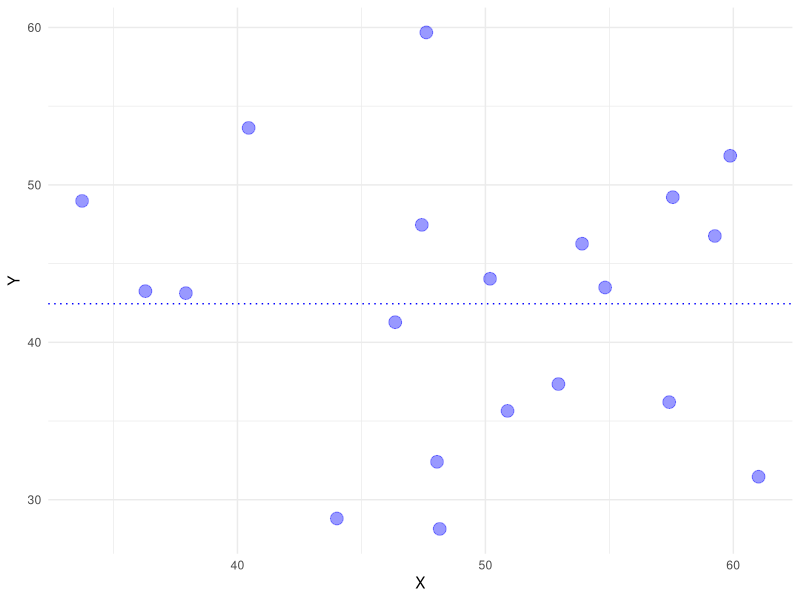
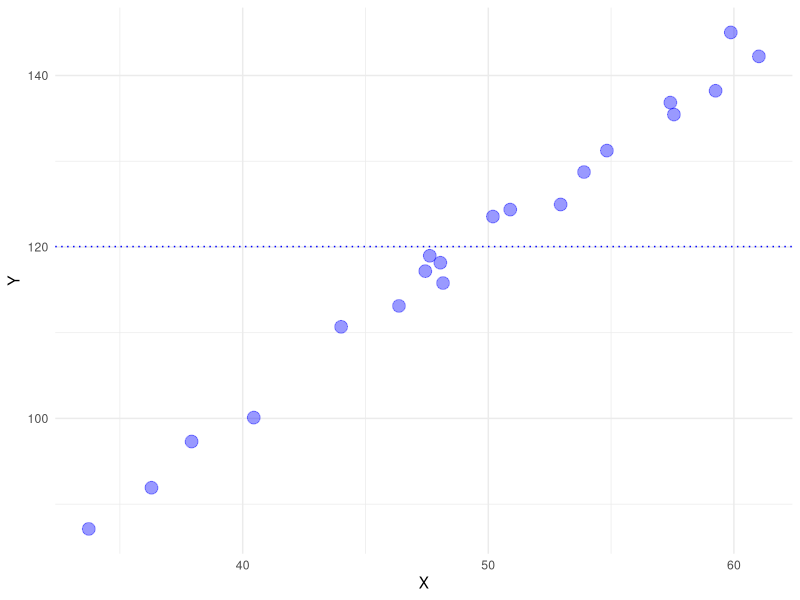
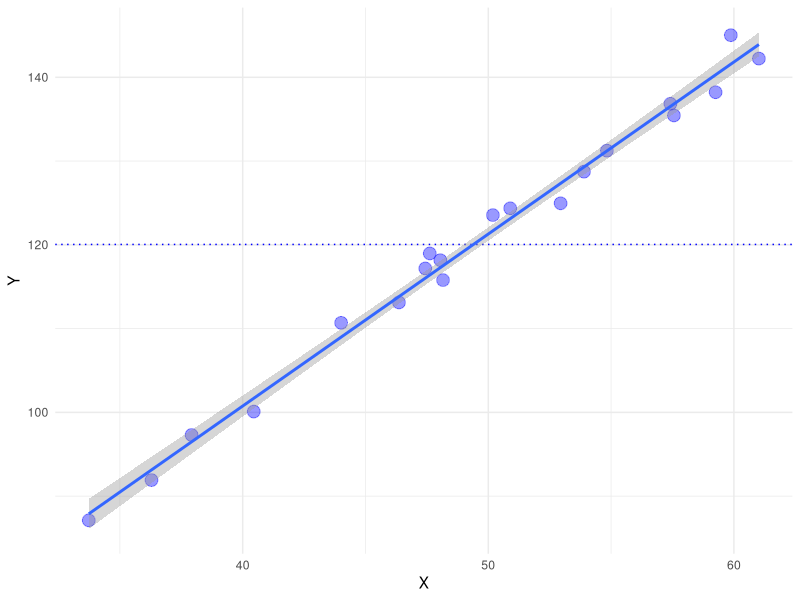
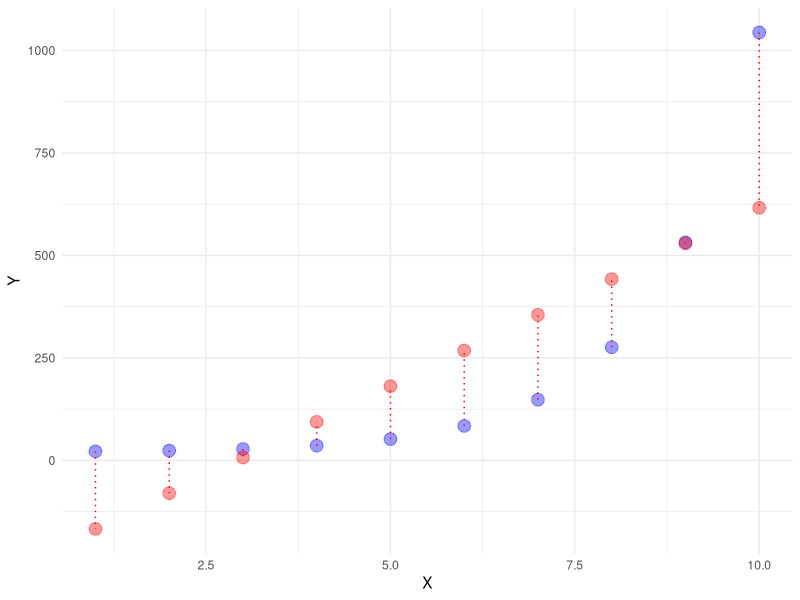
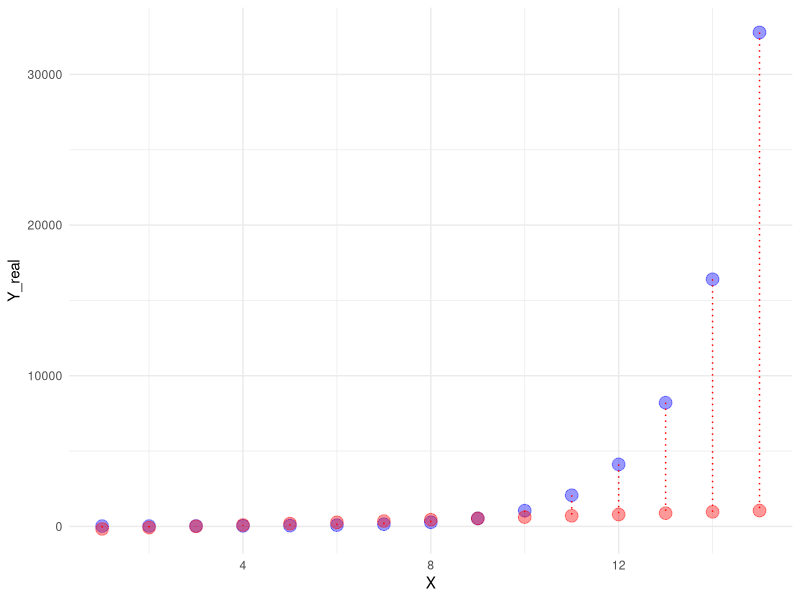
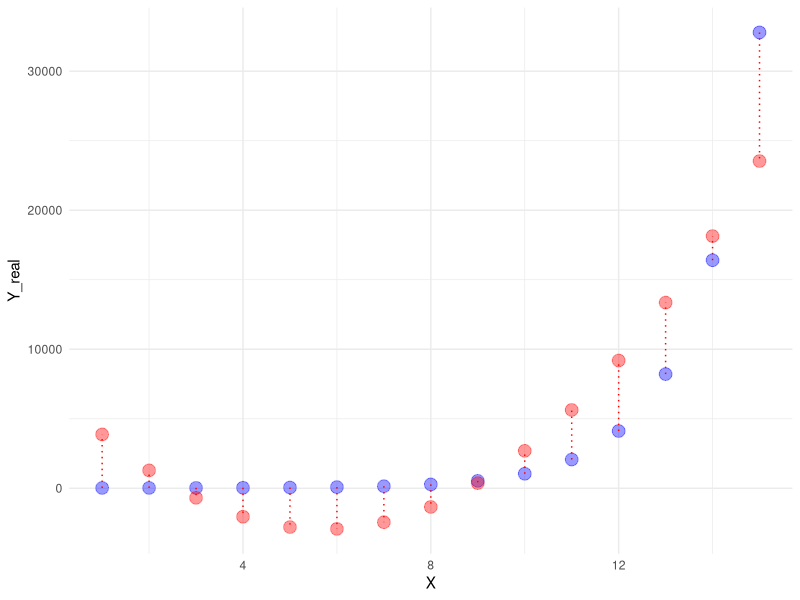
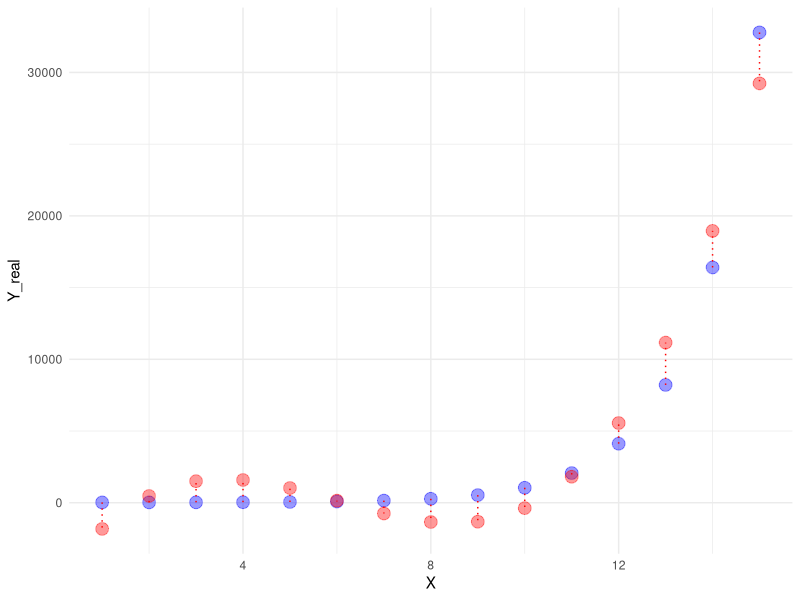
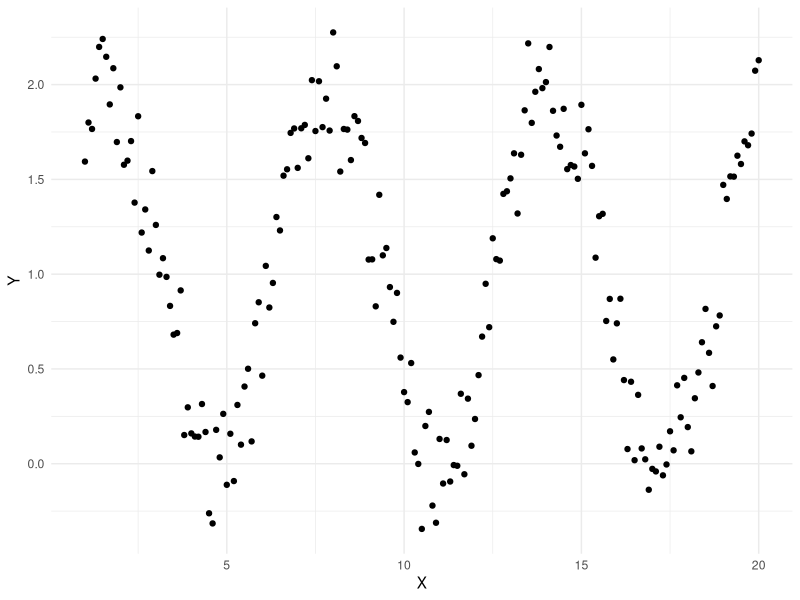

These charts were generated, in order, by the following R code:
## ---- chunk 1
knitr::opts_chunk$set(echo = TRUE, dpi=300)
## ---- chunk 2
library(tidyverse)
set.seed(10)
## ---- chunk 3
X = rnorm(n=20, mean=50, sd=10)
Y = rnorm(n=20, mean=50, sd=10)
df_random_example = data.frame(X, Y)

df_random_example %>%
  ggplot(aes(x = X,
             y = Y)) +
  geom_point(alpha = .4, color = "blue", size = 4) +
  geom_hline(yintercept = mean(df_random_example$Y), linetype = "dotted",
             color = "blue") +
  theme_minimal()

## ---- chunk 4
Y = 20 + X * 2 + rnorm(n=20, mean=1, sd = 2)
df_linear = data.frame(X, Y)

df_linear %>%
  ggplot(aes(x = X,
             y = Y)) +
  geom_point(alpha = .4, color = "blue", size = 4) +
  geom_hline(yintercept = mean(df_linear$Y), linetype = "dotted",
             color = "blue") +
  theme_minimal()
## ---- chunk 5
df_linear %>%
  ggplot(aes(x = X,
             y = Y)) +
  geom_point(alpha = .4, color = "blue", size = 4) +
  geom_hline(yintercept = mean(df_linear$Y), linetype = "dotted",
             color = "blue") +
  geom_smooth(method = "lm") +
  theme_minimal()
## ---- chunk 6
y_pred1 = rep(mean(Y), length(Y))
rss_1 = sum((y_pred1 - Y)**2)
rss_1

linear_model = lm(data = df_linear, Y ~ X)
y_pred2 = predict(linear_model)
rss_2 = sum((y_pred2 - Y)**2)
rss_2
## ---- chunk 7
X = c(1:10)
Y = 2**X + 20
  
df_exponential = data.frame(X, Y)

procrustean_model = lm(data = df_exponential, Y ~ X)
df_exponential$predicted = predict(procrustean_model)

df_exponential %>%
  ggplot(aes(x = X,
             y = Y)) +
  geom_point(size = 4, alpha = .4, color = "blue") +
  geom_point(aes(x = X, y = predicted), size = 4, alpha = .4, color = "red") +
  geom_segment(aes(xend = X, yend = predicted), color = "red", linetype = "dotted") +
  theme_minimal()
  
## ---- chunk 8
X = c(1:15)
Y_real = 2**X + 20

df_exp2 = data.frame(X, Y_real)
df_exp2$predicted = predict(procrustean_model, df_exp2)

## ---- chunk 9
df_exp2 %>%
  ggplot(aes(x = X,
             y = Y_real)) +
  geom_point(size = 4, alpha = .4, color = "blue") +
  geom_point(aes(x = X, y = predicted), size = 4, alpha = .4, color = "red") +
  geom_segment(aes(xend = X, yend = predicted), color = "red", linetype = "dotted") +
  theme_minimal()
## ---- chunk 10
m_poly = lm(data = df_exp2,
            Y_real ~ poly(X, degree=2, raw=TRUE))
summary(m_poly)
## ---- chunk 11

df_exp2$predicted = predict(m_poly)

df_exp2 %>%
  ggplot(aes(x = X,
             y = Y_real)) +
  geom_point(size = 4, alpha = .4, color = "blue") +
  geom_point(aes(x = X, y = predicted), size = 4, alpha = .4, color = "red") +
  geom_segment(aes(xend = X, yend = predicted), color = "red", linetype = "dotted") +
  theme_minimal()
## ---- chunk 12
m_poly = lm(data = df_exp2,
            Y_real ~ poly(X, degree=3, raw=TRUE))
summary(m_poly)

df_exp2$predicted = predict(m_poly)

df_exp2 %>%
  ggplot(aes(x = X,
             y = Y_real)) +
  geom_point(size = 4, alpha = .4, color = "blue") +
  geom_point(aes(x = X, y = predicted), size = 4, alpha = .4, color = "red") +
  geom_segment(aes(xend = X, yend = predicted), color = "red", linetype = "dotted") +
  theme_minimal()
## ---- chunk 13
X = seq(1, 20, by=.1)
Y = sin(X) + rnorm(n=length(X), mean=1, sd=.2)

df_sine = data.frame(X, Y)
df_sine %>%
  ggplot(aes(x = X,
             y = Y)) +
  geom_point() +
  theme_minimal()
## ---- chunk 14
m_poly = lm(data = df_sine,
            Y ~ poly(X, degree=8, raw=TRUE))

df_sine$predicted = predict(m_poly)

df_sine %>%
  ggplot(aes(x = X,
             y = Y)) +
  geom_point() +
  geom_line(aes(x = X, y = predicted), color = "red") +
  # geom_point(aes(x = X, y = predicted), alpha = .4, color = "red") +
  geom_segment(aes(xend = X, yend = predicted), color = "red", linetype = "dotted") +
  theme_minimal()
## ---- chunk 15

X = seq(0, 20, .5)
Y_true = X
Y_s1 = Y_true + rnorm(n=length(X), mean = 0, sd = 5)

df_noise = data.frame(X, Y_true, Y_s1)

df_noise %>%
  ggplot(aes(x = X,
             y = Y_s1)) +
  geom_point() +
  geom_line(aes(x = X, y = Y_true), color = "blue", alpha = .4) +
  theme_minimal()
## ---- chunk 16
m_poly = lm(data = df_noise,
            Y_s1 ~ poly(X, degree=10, raw=TRUE))

df_noise$predicted = predict(m_poly)

## ---- chunk 17

df_noise %>%
  ggplot(aes(x = X,
             y = Y_s1)) +
  geom_point() +
  geom_line(aes(x = X, y = predicted), color = "red") +
  geom_line(aes(x = X, y = Y_true), color = "blue", alpha = .4) +
  # scale_y_continuous(limits = c(-200, 800)) +
  # geom_point(aes(x = X, y = predicted), alpha = .4, color = "red") +
  # geom_segment(aes(xend = X, yend = predicted), color = "red", linetype = "dotted") +
  theme_minimal()

## ---- chunk 18
df_noise$Y_s2 = Y_true + rnorm(n=length(X), mean = 0, sd = 5)
## ---- chunk 19
df_noise %>%
  ggplot(aes(x = X,
             y = Y_s2)) +
  geom_point() +
  geom_line(aes(x = X, y = Y_true), color = "blue", alpha = .4) +
  theme_minimal()

## ---- chunk 20
df_noise %>%
  ggplot(aes(x = X,
             y = Y_s2)) +
  geom_point() +
  geom_line(aes(x = X, y = predicted), color = "red") +
  geom_line(aes(x = X, y = Y_true), color = "blue", alpha = .4) +
  # scale_y_continuous(limits = c(-200, 800)) +
  # geom_point(aes(x = X, y = predicted), alpha = .4, color = "red") +
  geom_segment(aes(xend = X, yend = predicted), color = "red", linetype = "dotted") +
  theme_minimal()
## ---- chunk 21
rss_1 = sum((df_noise$predicted - df_noise$Y_s1)**2)
rss_1
rss_2 = sum((df_noise$predicted - df_noise$Y_s2)**2)
rss_2
## ---- chunk 22
m_poly = lm(data = df_noise,
            Y_s2 ~ poly(X, degree=10, raw=TRUE))

df_noise$predicted_2 = predict(m_poly)
## ---- chunk 23

df_noise %>%
  ggplot() +
  geom_line(aes(x = X, y = predicted), color = "red") +
  geom_line(aes(x = X, y = predicted_2), color = "gray") +
  theme_minimal()

## ---- chunk 24
df_noise %>%
  ggplot(aes(x = predicted,
             y = predicted_2)) +
  geom_point() +
  theme_minimal()
## ---- chunk 25
m_linear = lm(data = df_noise,
              Y_s1 ~ X)

df_noise$predicted_linear_1 = predict(m_linear)

m_linear = lm(data = df_noise,
              Y_s2 ~ X)

df_noise$predicted_linear_2 = predict(m_linear)
## ---- chunk 26

df_noise %>%
  ggplot() +
  geom_line(aes(x = X, y = predicted_linear_1), color = "red") +
  geom_line(aes(x = X, y = predicted_linear_2), color = "gray") +
  geom_line(aes(x = X, y = Y_true), color = "blue", alpha = .4) +
  theme_minimal()
## ---- chunk 27
rss_train_linear1 = sum((df_noise$predicted_linear_1 - df_noise$Y_s1)**2)
rss_test_linear1 = sum((df_noise$predicted_linear_1 - df_noise$Y_s2)**2)

rss_train_linear2 = sum((df_noise$predicted_linear_2 - df_noise$Y_s2)**2)
rss_test_linear2 = sum((df_noise$predicted_linear_2 - df_noise$Y_s1)**2)

rss_train_poly1 = sum((df_noise$predicted - df_noise$Y_s1)**2)
rss_test_poly1 = sum((df_noise$predicted - df_noise$Y_s2)**2)

rss_train_poly2 = sum((df_noise$predicted_2 - df_noise$Y_s2)**2)
rss_test_poly2 = sum((df_noise$predicted_2 - df_noise$Y_s1)**2)

df_rss = data.frame(linear_1 = c(rss_train_linear1, rss_test_linear1),
                    linear_2 = c(rss_train_linear2, rss_test_linear2),
                    poly_1 = c(rss_train_poly1, rss_test_poly1),
                    poly_2 = c(rss_train_poly2, rss_test_poly2),
                    split = c("train", "test")) %>%
  pivot_longer(c(linear_1, linear_2, poly_1, poly_2), 
                names_to = "model", values_to = "RSS")

df_rss %>%
  ggplot(aes(x = split,
             y = RSS,
             fill = model)) +
  geom_bar(stat = "identity", position = "dodge") +
  theme_minimal()

